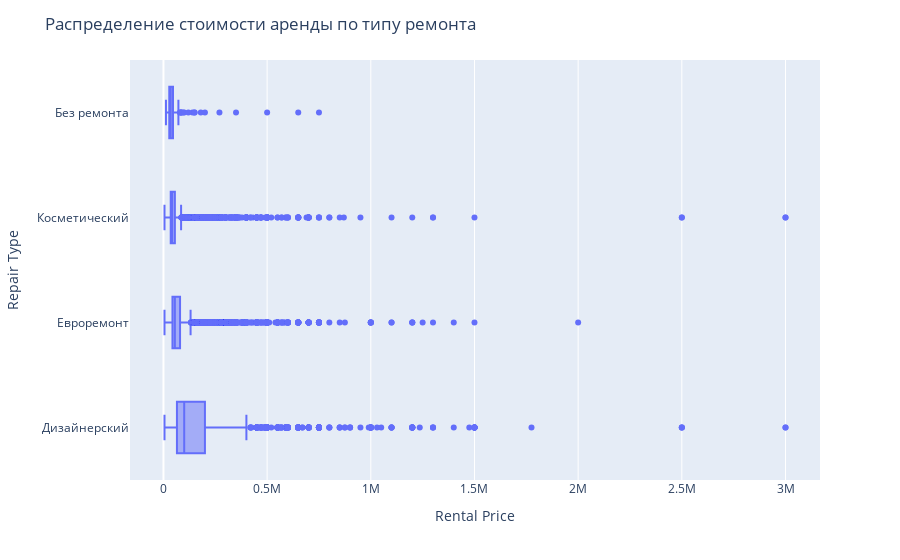

Notebook source saved alongside this figure:
### Code cell
fig = px.box(x=df['rental_price'], y=repair_names)
fig.update_layout(
    xaxis_title="Rental Price",
    yaxis_title="Repair Type",
    title="Распределение стоимости аренды по типу ремонта"
)
fig.show()

### Figure 1 — Plotly figure (JSON) as saved in the notebook; plotly's stock layout.template omitted (floating-point values rounded to 4 significant figures; data arrays with more than 128 entries replaced by an {"elided": "..."} marker saying what was removed)
{"data": [{"alignmentgroup": "True", "hovertemplate": "x=%{x}<br>y=%{y}<extra></extra>", "legendgroup": "", "marker": {"color": "#636efa"}, "name": "", "notched": false, "offsetgroup": "", "orientation": "h", "showlegend": false, "type": "box", "x": {"elided": "19737 int values"}, "x0": " ", "xaxis": "x", "y": {"elided": "19737 str values"}, "y0": " ", "yaxis": "y"}], "layout": {"boxmode": "group", "legend": {"tracegroupgap": 0}, "margin": {"t": 60}, "title": {"text": "Распределение стоимости аренды по типу ремонта"}, "xaxis": {"anchor": "y", "domain": [0, 1], "title": {"text": "Rental Price"}}, "yaxis": {"anchor": "x", "domain": [0, 1], "title": {"text": "Repair Type"}}}}
